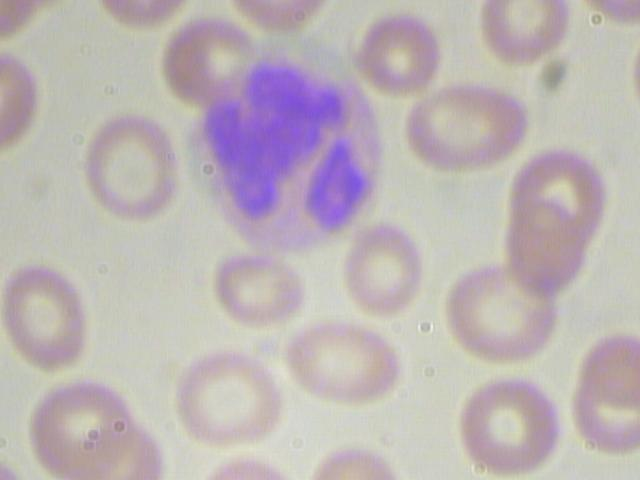
#> input picture lab/img2/BloodImageSetS6NucSeg/BloodImage_00398.jpg, 640 x 480 px, found by its file name
$ python test.py
#> lines starting #> are read from the running program, lines starting #| are printed output that depends on the picture; after the words box and inside, x2 and y2 are one past the last pixel; in counts of white or black regions, pixels touching at a corner belong together
### lab/flavio_henrique.py
"""

@author: Flavio Henrique
"""
import cv2
import numpy as np
from PIL import Image
from PIL import ImageOps


# [83 lines left out: functions process, area_media, calc_area, not called in this run]


def method_otsu(img):

    blur = cv2.GaussianBlur(img, (5, 5), 0)

    # find normalized_histogram, and your cumulative distribution function
    hist = cv2.calcHist([blur], [0], None, [256], [0, 256])
    hist_norm = hist.ravel()/hist.max()
    Q = hist_norm.cumsum()

    bins = np.arange(256)

    fn_min = np.inf
    thresh = -1

    for i in xrange(1, 256):
        # probability
        p1, p2 = np.hsplit(hist_norm, [i])
        # cumulative distribution function
        q1, q2 = Q[i], Q[255]-Q[i]
        # weights
        b1, b2 = np.hsplit(bins, [i])

        if q1 == 0:
            continue

        if q2 == 0:
            break

        # finding averages and variances
        m1, m2 = np.sum(p1*b1)/q1, np.sum(p2*b2)/q2
        v1, v2 = np.sum(((b1-m1)**2)*p1)/q1, np.sum(((b2-m2)**2)*p2)/q2

        # calculates the function minimization
        fn = v1*q1 + v2*q2
        if fn < fn_min:
            fn_min = fn
            thresh = i

    return thresh


def show(img, debug=False):
    if debug:
        cont = 0
        for v in img:
            cont += 1
            name = "image" + str(cont)
            cv2.imshow(name, v)
        cv2.waitKey(0)
    else:
        cv2.imshow("default", img)
        cv2.waitKey(0)

### lab/test.py
import flavio_henrique as fla
import cv2
from numpy import *
from PIL import Image,ImageOps
"""
escala de cinza [2.200, -0.601, -0.599]
cv2.contourArea(c) < 1000.0

BloodImage_00017.jpg
BloodImage_00045.jpg
BloodImage_00048.jpg
BloodImage_00054.jpg
BloodImage_00059.jpg
BloodImage_00062.jpg
BloodImage_00069.jpg
BloodImage_00106.jpg
BloodImage_00164.jpg
BloodImage_00352.jpg


escala de cinza [1.900, -0.301, -0.599]
cv2.contourArea(c) < 1000.0

BloodImage_00034.jpg
BloodImage_00189.jpg
BloodImage_00201.jpg
BloodImage_00239.jpg
BloodImage_00298.jpg
BloodImage_00331.jpg
BloodImage_00392.jpg
BloodImage_00398.jpg


"""
name = "BloodImage_00398.jpg"
path_tmp = "tmp"
img = "img\\BloodImageSetS6NucSeg\\" + name

A = cv2.imread(img)
#> A is the input picture: shape (480, 640, 3); mean B, G, R 181.7, 180.5, 189.3

B = asarray(A.dot([1.900, -0.301, -0.599]),dtype="uint8") # passo 1
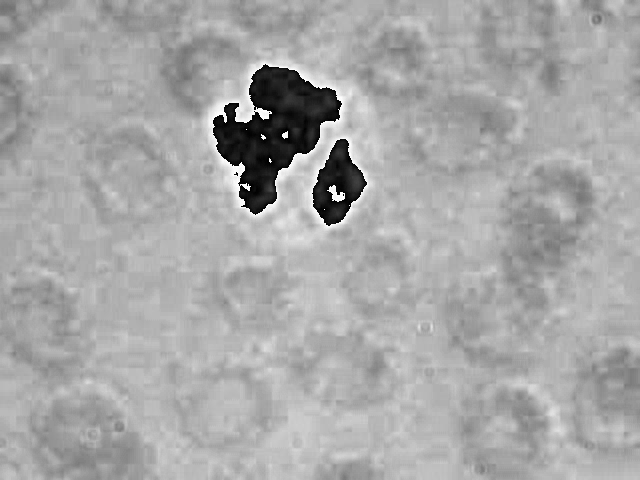
#> B: shape (480, 640); min 0, max 255, mean 167
#B = cv2.cvtColor(A,cv2.COLOR_BGR2GRAY)
# [2.200, -0.601, -0.599]
# [1.900, -0.301, -0.599]
# [1.905, -0.432, -0.473]
# [1.905, 0.082, -0.987]
# [0.299, 0.587, 0.114]

L = asarray(ImageOps.autocontrast(Image.fromarray(uint8(B)))) # passo 2
#L = cv2.multiply(B,asarray([2.0]))

H = cv2.equalizeHist(B) # passo 3
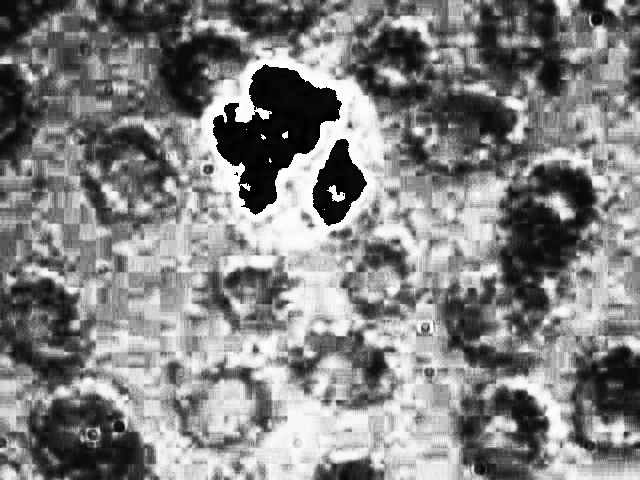
#> H: shape (480, 640); min 0, max 255, mean 129.6

R1 = cv2.add(L,H) # passo 4
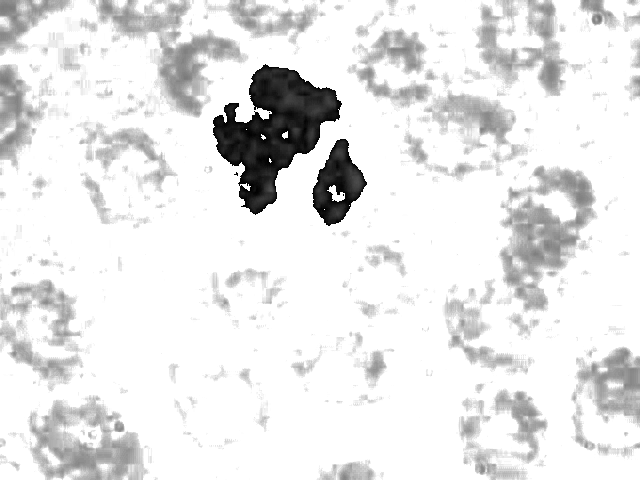
#> R1: shape (480, 640); min 0, max 255, mean 230.6
R2 = cv2.subtract(L,H) # passo 5
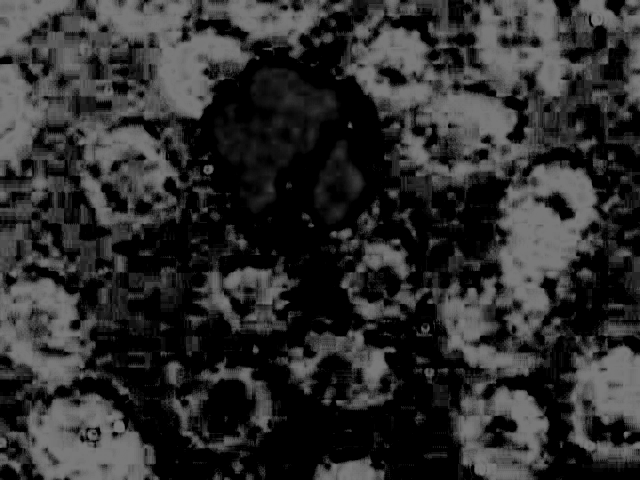
#> R2: shape (480, 640); min 0, max 122, mean 45.7
R3 = cv2.add(R1,R2) # passo 6
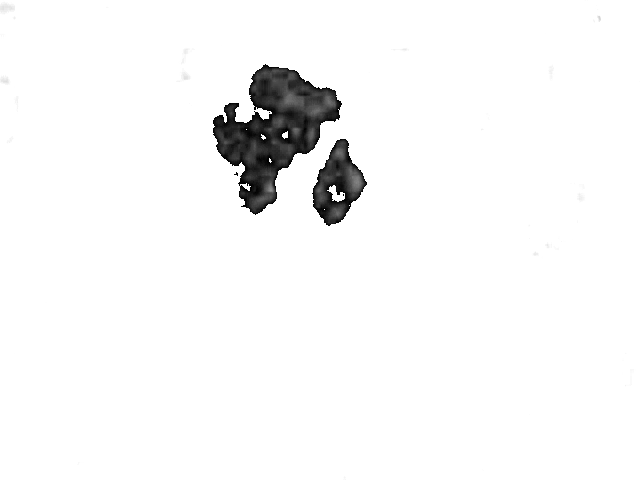
#> R3: shape (480, 640); min 0, max 255, mean 246.6

for i in range(3): #passo 7
    R3 = cv2.blur(R3,(3,3))

#passos 8 e 9
"""
    thresh, otsu = cv2.threshold(R3,0,255,cv2.THRESH_BINARY+cv2.THRESH_OTSU)
    rows, cols = np.shape(R3)
    hist = np.histogram(R3,256)[0]
    thresh = otsu2(hist,rows*cols)
"""
thresh = fla.method_otsu(R3)
#> in method_otsu, `hist = cv2.calcHist([blur], [0], None, [256], [0, 256])`: hist = 256 values, max 288758 at index 255, min 0 at index 0, mean 1200
#> in method_otsu, `hist_norm = hist.ravel()/hist.max()`: hist_norm = 256 values, max 1 at index 255, min 0 at index 0, mean 0.00416
#> in method_otsu, `Q = hist_norm.cumsum()`: Q = 256 values from 0 to 1.06
#> the loop in method_otsu, `for i in xrange(1, 256):` made 255 passes
#> (p1, q1, q2, m1, m2, v1, v2, fn) on passes 10 to 13: ([0, 0, 0, 0, 0, 0, 0, 0, 0, 0], 6.93e-06, 1.06, 0, 246.6, 0, 1549.5, 1648.4), ([0, 0, 0, 0, 0, 0, 0, 0, 0, 0, 6.93e-06], 2.42e-05, 1.06, 2.86, 246.6, 14.58, 1549.1, 1648.1), ([0, 0, 0, 0, 0, 0, 0, 0, 0, 0, 6.93e-06, 1.73e-05], 4.85e-05, 1.06, 5.36, 246.6, 14.45, 1548.3, 1647.1), ([0, 0, 0, 0, 0, 0, 0, 0, 0, 0, 6.93e-06, 1.73e-05, 2.42e-05], 0.000107, 1.06, 5.13, 246.6, 17.75, 1547.1, 1645.8)
#> (q1, q2, m1, m2, v1, v2, fn, fn_min) on passes 14 to 19: (0.000177, 1.06, 7.45, 246.6, 14.59, 1544.2, 1642.5, 1642.5), (0.000249, 1.06, 9.17, 246.7, 10.99, 1540.8, 1638.8, 1638.8), (0.000326, 1.06, 10.37, 246.7, 9.05, 1537.2, 1634.9, 1634.9), (0.000416, 1.06, 11.06, 246.7, 9.24, 1533.5, 1630.8, 1630.8), (0.000506, 1.06, 12.12, 246.7, 8.4, 1529.2, 1626.1, 1626.1), (0.00062, 1.06, 12.5, 246.7, 10, 1524.9, 1621.4, 1621.4)
#thresh, otsu = cv2.threshold(R3,0,255,cv2.THRESH_BINARY+cv2.THRESH_OTSU)

R3 = Image.fromarray(uint8(R3))

result = R3.point(lambda i: i >= thresh and 255)
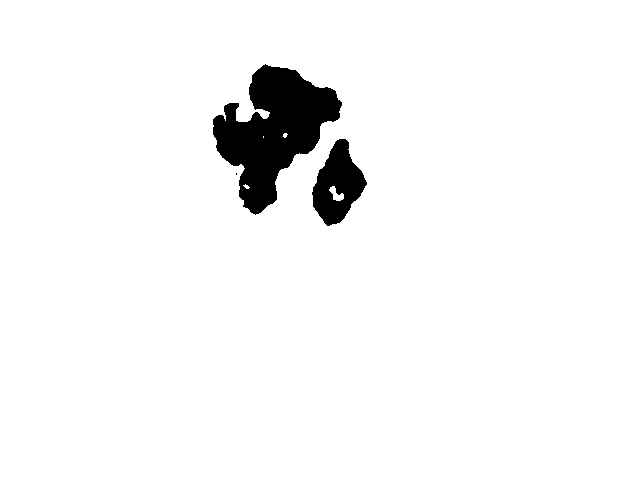
#> result: PIL image 640x480 L; 95.9% white; 3 black regions (1 under 20 px), largest, box (x1, y1, x2, y2) and area: (213, 64, 342, 215) 9796, (312, 139, 367, 226) 2726

kernel = cv2.getStructuringElement(cv2.MORPH_ELLIPSE,(19,19)) #passo 10
"""
    array([[0, 0, 0, 0, 0, 0, 0, 0, 0, 1, 0, 0, 0, 0, 0, 0, 0, 0, 0],
           [0, 0, 0, 0, 0, 1, 1, 1, 1, 1, 1, 1, 1, 1, 0, 0, 0, 0, 0],
           [0, 0, 0, 1, 1, 1, 1, 1, 1, 1, 1, 1, 1, 1, 1, 1, 0, 0, 0],
           [0, 0, 1, 1, 1, 1, 1, 1, 1, 1, 1, 1, 1, 1, 1, 1, 1, 0, 0],
           [0, 0, 1, 1, 1, 1, 1, 1, 1, 1, 1, 1, 1, 1, 1, 1, 1, 0, 0],
           [0, 1, 1, 1, 1, 1, 1, 1, 1, 1, 1, 1, 1, 1, 1, 1, 1, 1, 0],
           [0, 1, 1, 1, 1, 1, 1, 1, 1, 1, 1, 1, 1, 1, 1, 1, 1, 1, 0],
           [1, 1, 1, 1, 1, 1, 1, 1, 1, 1, 1, 1, 1, 1, 1, 1, 1, 1, 1],
           [1, 1, 1, 1, 1, 1, 1, 1, 1, 1, 1, 1, 1, 1, 1, 1, 1, 1, 1],
           [1, 1, 1, 1, 1, 1, 1, 1, 1, 1, 1, 1, 1, 1, 1, 1, 1, 1, 1],
           [1, 1, 1, 1, 1, 1, 1, 1, 1, 1, 1, 1, 1, 1, 1, 1, 1, 1, 1],
           [1, 1, 1, 1, 1, 1, 1, 1, 1, 1, 1, 1, 1, 1, 1, 1, 1, 1, 1],
           [0, 1, 1, 1, 1, 1, 1, 1, 1, 1, 1, 1, 1, 1, 1, 1, 1, 1, 0],
           [0, 1, 1, 1, 1, 1, 1, 1, 1, 1, 1, 1, 1, 1, 1, 1, 1, 1, 0],
           [0, 0, 1, 1, 1, 1, 1, 1, 1, 1, 1, 1, 1, 1, 1, 1, 1, 0, 0],
           [0, 0, 1, 1, 1, 1, 1, 1, 1, 1, 1, 1, 1, 1, 1, 1, 1, 0, 0],
           [0, 0, 0, 1, 1, 1, 1, 1, 1, 1, 1, 1, 1, 1, 1, 1, 0, 0, 0],
           [0, 0, 0, 0, 0, 1, 1, 1, 1, 1, 1, 1, 1, 1, 0, 0, 0, 0, 0],
           [0, 0, 0, 0, 0, 0, 0, 0, 0, 1, 0, 0, 0, 0, 0, 0, 0, 0, 0]], dtype=uint8)

"""

opening = cv2.morphologyEx(asarray(result,dtype="uint8"),cv2.MORPH_OPEN,kernel)
#> opening: shape (480, 640); 95.6% white; 1 black region, box (x1, y1, x2, y2) and area: (213, 64, 367, 226) 13472

#opening2 = cv2.morphologyEx(otsu,cv2.MORPH_OPEN,kernel)

closing = cv2.morphologyEx(opening,cv2.MORPH_CLOSE,kernel) #passo 11
#> closing: shape (480, 640); 95.7% white; 2 black regions, box (x1, y1, x2, y2) and area: (213, 65, 341, 213) 10390, (313, 141, 366, 225) 2868

#closing2 = cv2.morphologyEx(opening2,cv2.MORPH_CLOSE,kernel) #passo 11

im = closing
#im = fla.calc_area(closing)   #passo 12


cnt, h = cv2.findContours(im.copy(),cv2.RETR_TREE,cv2.CHAIN_APPROX_NONE)

cnt = [c for c in cnt if cv2.contourArea(c) < 1000.0]

cv2.drawContours(im, cnt, 0, 255, -1)
"""
im = fla.calc_area(closing2)   #passo 12

for c in cnt:
    print cv2.contourArea(c)

print cnt
"""
im = cv2.bitwise_and(A,cv2.cvtColor(im,cv2.COLOR_GRAY2BGR))
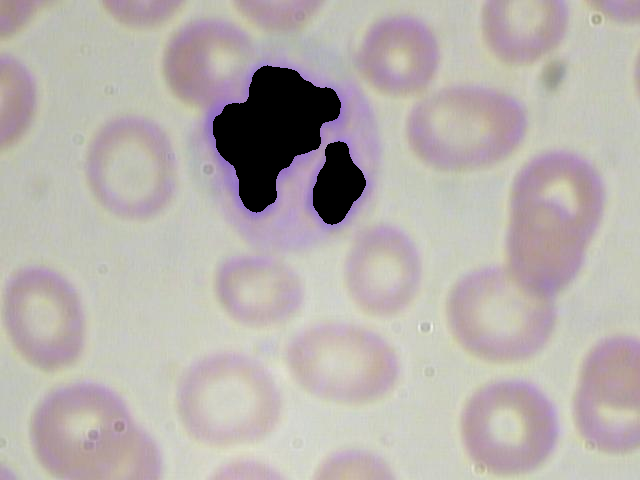
#> im: shape (480, 640, 3); mean B, G, R 172.8, 176.1, 183.1

fla.show(B)

#cv2.imwrite(path_tmp+"\\"+name.split(".")[0]+"_tmp."+name.split(".")[1],im)

$ run again, with lab/img2/BloodImageSetS6NucSeg/BloodImage_00007.jpg copied over lab/img2/BloodImageSetS6NucSeg/BloodImage_00398.jpg
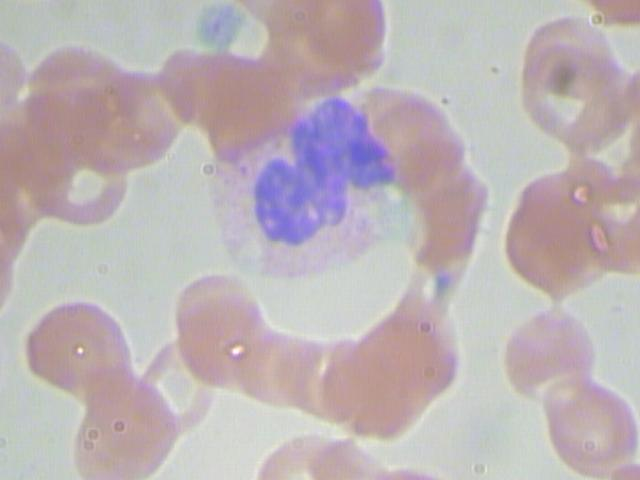
#> input picture lab/img2/BloodImageSetS6NucSeg/BloodImage_00007.jpg, 640 x 480 px, found by its file name
#> A is the input picture: shape (480, 640, 3); mean B, G, R 181.6, 178.2, 188.4
#> hist = 256 values, max 255019 at index 255, min 0 at index 0, mean 1200
#> hist_norm = 256 values, max 1 at index 255, min 0 at index 0, mean 0.00471
#> Q = 256 values from 0 to 1.2
#> the loop in method_otsu, `for i in xrange(1, 256):` made 255 passes
#> (p1, q1, q2, m1, m2, v1, v2, fn) on passes 14 to 15: ([0, 0, 0, 0, 0, 0, 0, 0, 0, 0, 0, 0, 0, 0], 1.18e-05, 1.2, 0, 246.6, 0, 1288.5, 1552.2), ([0, 0, 0, 0, 0, 0, 0, 0, 0, 0, 0, 0, 0, 0, 1.18e-05], 1.96e-05, 1.2, 8.4, 246.6, 18.82, 1288, 1551.5)
#> `result = R3.point(lambda i: i >= thresh and 255)`:
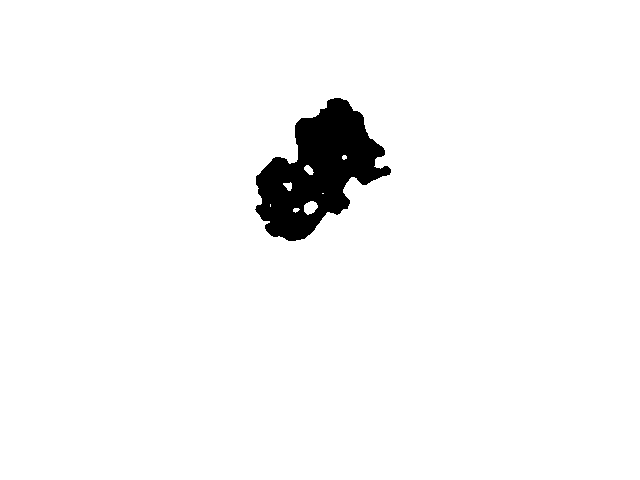
#> result: PIL image 640x480 L; 96.7% white; 1 black region, box (x1, y1, x2, y2) and area: (255, 98, 391, 241) 10137
#> opening: shape (480, 640); 96.5% white; 1 black region, box (x1, y1, x2, y2) and area: (255, 98, 391, 241) 10728
#> closing: shape (480, 640); 96.6% white; 1 black region, box (x1, y1, x2, y2) and area: (256, 98, 387, 241) 10590
#> `im = cv2.bitwise_and(A,cv2.cvtColor(im,cv2.COLOR_GRAY2BGR))`:
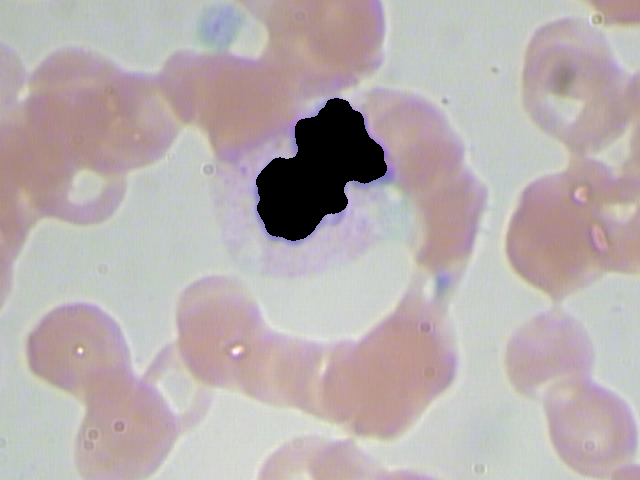
#> im: shape (480, 640, 3); mean B, G, R 174.4, 173.8, 183.6

$ run again, with lab/img2/BloodImageSetS6NucSeg/BloodImage_00017.jpg copied over lab/img2/BloodImageSetS6NucSeg/BloodImage_00398.jpg
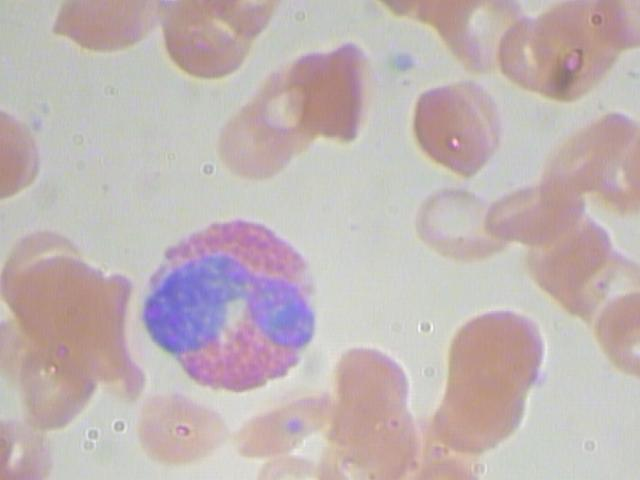
#> input picture lab/img2/BloodImageSetS6NucSeg/BloodImage_00017.jpg, 640 x 480 px, found by its file name
#> A is the input picture: shape (480, 640, 3); mean B, G, R 180.2, 180.2, 193
#> hist = 256 values, max 244272 at index 255, min 0 at index 0, mean 1200
#> hist_norm = 256 values, max 1 at index 255, min 0 at index 0, mean 0.00491
#> Q = 256 values from 0 to 1.26
#> the loop in method_otsu, `for i in xrange(1, 256):` made 255 passes
#> (p1, q1, q2, m1, m2, v1, v2, fn) on passes 9 to 12: ([0, 0, 0, 0, 0, 0, 0, 0, 0], 1.64e-05, 1.26, 0, 246.1, 0, 1095.8, 1378.1), ([0, 0, 0, 0, 0, 0, 0, 0, 0, 1.64e-05], 4.09e-05, 1.26, 3.6, 246.1, 11.66, 1095.1, 1377.2), ([0, 0, 0, 0, 0, 0, 0, 0, 0, 1.64e-05, 2.46e-05], 8.6e-05, 1.26, 4.57, 246.1, 12.16, 1094.1, 1375.8), ([0, 0, 0, 0, 0, 0, 0, 0, 0, 1.64e-05, 2.46e-05, 4.5e-05], 0.000168, 1.26, 5.29, 246.1, 13.32, 1092.1, 1373.3)
#> result: PIL image 640x480 L; 97.5% white; 2 black regions, box (x1, y1, x2, y2) and area: (145, 254, 249, 350) 5255, (252, 280, 313, 344) 2444
#> opening: shape (480, 640); 97.3% white; 2 black regions, box (x1, y1, x2, y2) and area: (145, 254, 250, 350) 5687, (252, 280, 313, 344) 2703
#> closing: shape (480, 640); 97.4% white; 2 black regions, box (x1, y1, x2, y2) and area: (148, 255, 238, 350) 5485, (253, 280, 312, 344) 2634
#> `im = cv2.bitwise_and(A,cv2.cvtColor(im,cv2.COLOR_GRAY2BGR))`:
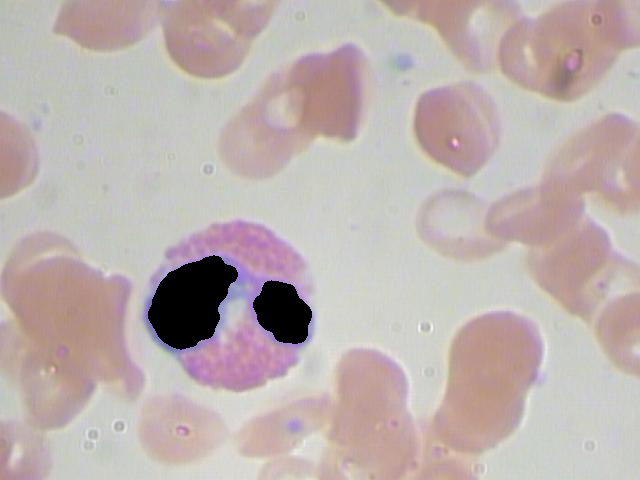
#> im: shape (480, 640, 3); mean B, G, R 174.7, 176.8, 189.2
